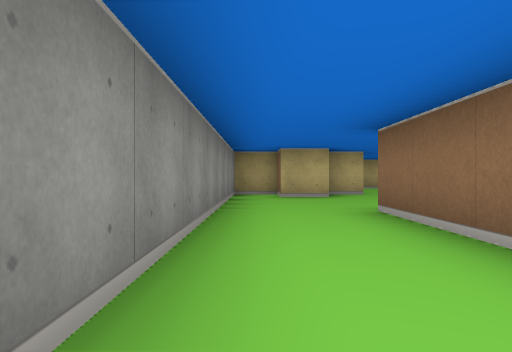
View 1 (above)

16 first-person views from a walk through a cub3D level. The camera is about half as high as the walls, looks level and sees 70° across. The floor is counted in squares. Each view is taken from the middle of a square. On the plan, view 1 faces up. The plan holds only what a view shows up to about 9 squares ahead; the rest is blank.

View 2
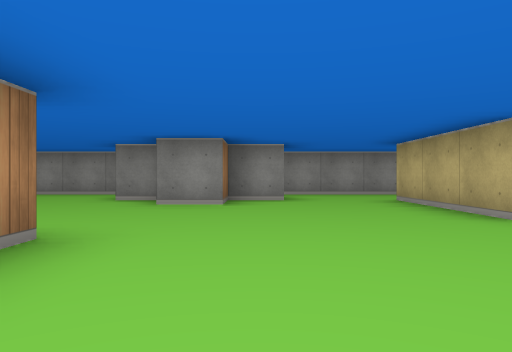

View 3
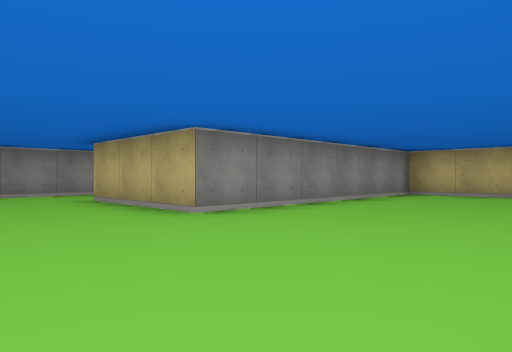

View 4
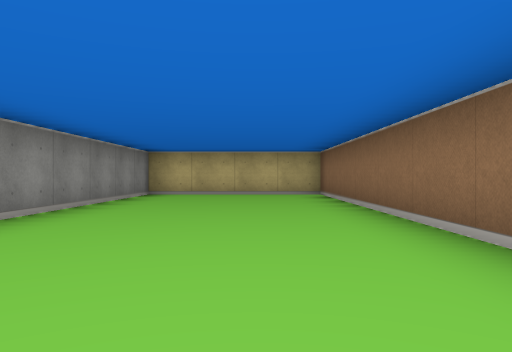

View 5
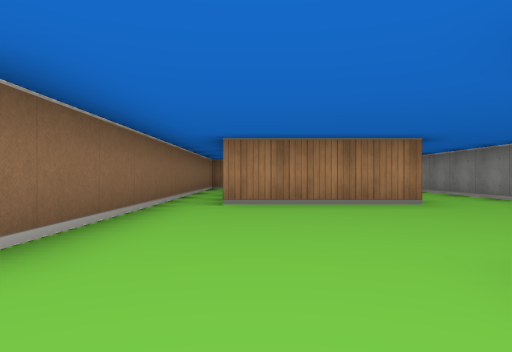

View 6
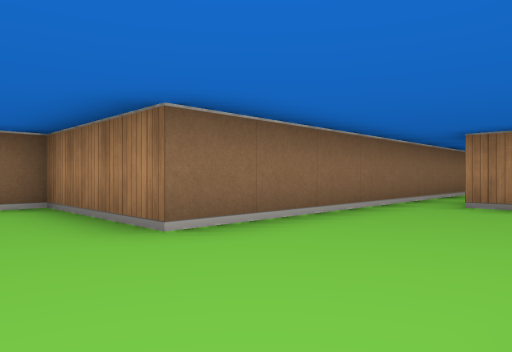

View 7
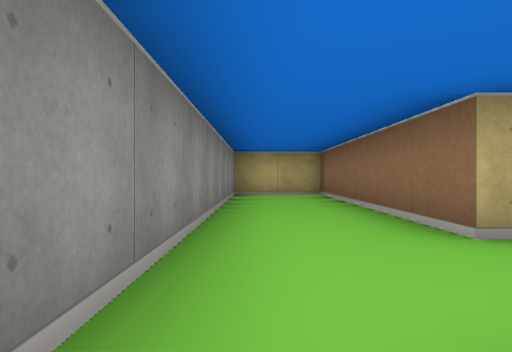

View 8
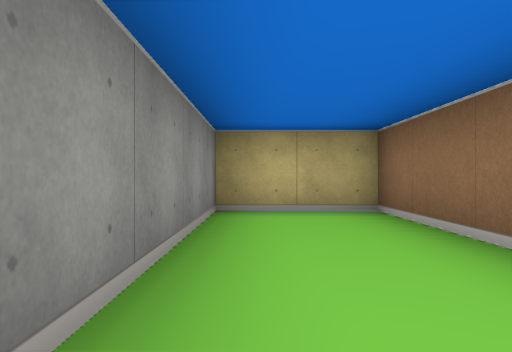

View 9
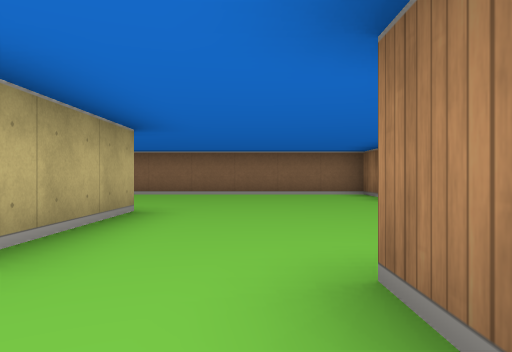

View 10
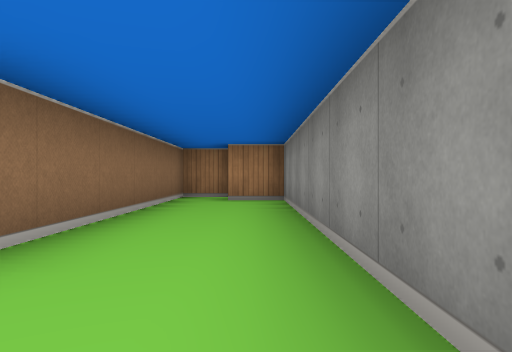

View 11
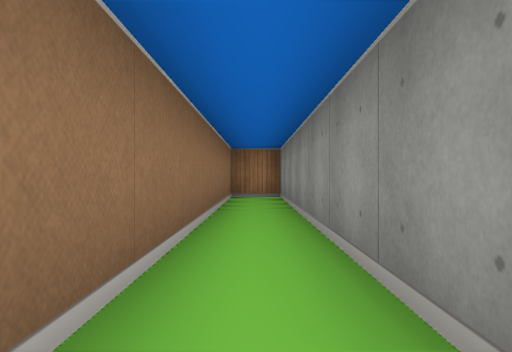

View 12
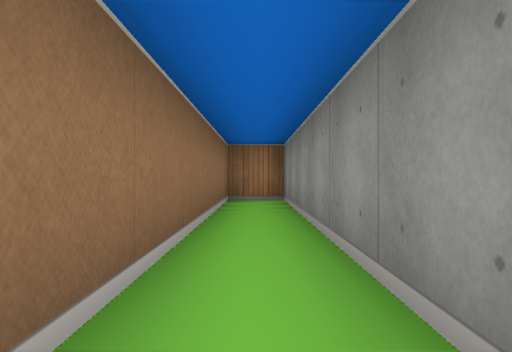

View 13
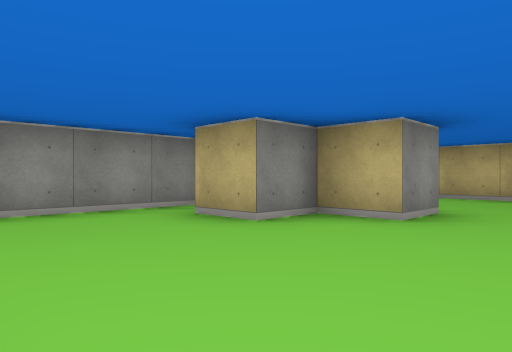

View 14
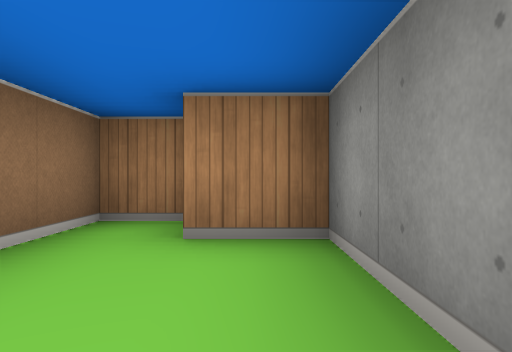

View 15
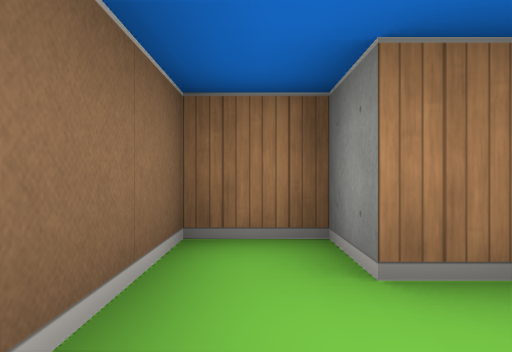

View 16
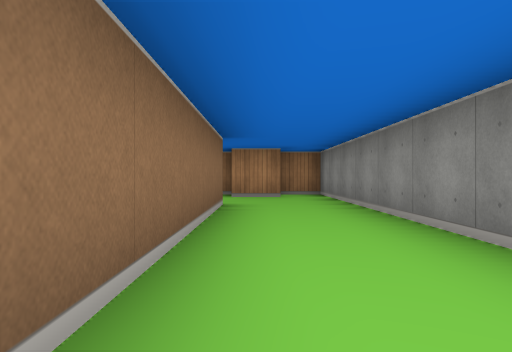

### Floor plan
Points are (right, up) in squares from view 1. A wall is a line through its corners. A room is listed if a view was taken in it or the views show most of it. See-through windows are left out.
Room 1 (views 1, 2, 3, 4, 5, 6, 7, 8, 9, 10, 11, 12, 13, 14, 15, 16)
walls: (0.4, 10.5) (1.5, 10.5) (1.5, 9.5) (2.5, 9.5) (2.5, 8.5) (1.5, 8.5) (1.5, 7.5) (0.5, 7.5) (0.5, 8.2); (0.5, 8.5) (-0.5, 8.5) (-0.5, -0.5) (0.5, -0.5) (0.5, -1.5) (1.5, -1.5) (1.5, 4.5) (4.5, 4.5) (4.5, -2.5) (5.5, -2.5) (5.5, 8.5) (8.5, 8.5) (8.5, 18.5) (4.5, 18.5) (4.5, 12.5) (1.5, 12.5) (1.5, 18.5) (-0.5, 18.5) (-0.5, 9.5) (0.5, 9.5)

Positions as (right, up) in squares from view 1, and headings:
1: (0, 0), facing up
2: (8, 10), facing left
3: (8, 10), facing up-left
4: (7, 10), facing up
5: (4, 10), facing down
6: (3, 10), facing down-right
7: (0, 10), facing up
8: (0, 14), facing up
9: (0, 11), facing right
10: (0, 6), facing down
11: (5, 5), facing down
12: (5, 4), facing down
13: (4, 5), facing up-left
14: (0, 2), facing down
15: (1, 1), facing down
16: (1, 18), facing down
